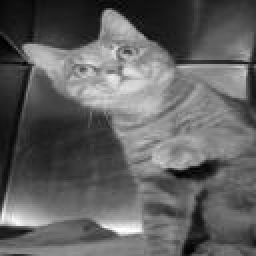
#> input picture week5/dataset/cat.109.jpg, 128 x 128 px (shown 2 times larger); its folder holds 4 pictures in this run
$ jupyter execute --allow-errors week5_cat_dog_classification.ipynb
#> lines starting #> are read from the running program, lines starting #| are printed output that depends on the picture
# Cat and Dog Classification - week 5
Classify images of cats and dogs using Histogram of Oriented Gradients (HOG) for feature extraction and Decision Tree, Random Forest, Linear Regression for classification and compair them.

[cell 1]
import os
import numpy as np
from skimage.io import imread
from skimage.color import rgb2gray
from skimage.feature import hog
from sklearn.model_selection import train_test_split, learning_curve
from sklearn.tree import DecisionTreeClassifier
from sklearn.ensemble import RandomForestClassifier
from sklearn.linear_model import LinearRegression
from sklearn.metrics import accuracy_score, confusion_matrix, ConfusionMatrixDisplay
import matplotlib.pyplot as plt

[cell 2]
# Load dataset
data_dir = './dataset'
images, labels = [], []

for file in os.listdir(data_dir):
    if file.endswith('.jpg'):
        img_path = os.path.join(data_dir, file)
        if file.startswith('cat'):
            labels.append(0)  # Cat
        elif file.startswith('dog'):
            labels.append(1)  # Dog
        else:
            continue

        img = imread(img_path)
#> img is the input picture: shape (128, 128, 3); min 0, max 255, mean 96.9
        img = rgb2gray(img)  # Convert to grayscale
#> img: shape (128, 128) float64
        images.append(img)

images = np.array(images)
labels = np.array(labels)
print('Images shape:', images.shape)
#| Images shape: (4, 128, 128)
print('Labels shape:', labels.shape)
#| Labels shape: (4,)
print(f'Number of cats: {np.sum(labels == 0)}')
print(f'Number of dogs: {np.sum(labels == 1)}')

[cell 3]
# Extract HOG features
hog_features = []
hog_images = []
for img in images:
    features, hog_img = hog(
        img,
        orientations=9,
        pixels_per_cell=(8, 8),
        cells_per_block=(2, 2),
        block_norm='L2-Hys',
        transform_sqrt=True,
        visualize=True
    )
    hog_features.append(features)
    hog_images.append(hog_img)

hog_features = np.array(hog_features)
hog_images = np.array(hog_images)
print('HOG features shape:', hog_features.shape)
#| HOG features shape: (4, 8100)
print('HOG images shape:', hog_images.shape)
#| HOG images shape: (4, 128, 128)

[cell 4]
# Split dataset into train and test
# TODO: First learn about input and output of train_test_split function, then pay attention to distribution of data.
# You may need to make data with equal number of dog and cat. What's your idea to do this?!

X_train, X_test, y_train, y_test, idx_train, idx_test = train_test_split(
    hog_features, labels, np.arange(len(labels)), test_size=0.2, random_state=42, stratify=labels
)
images_train = images[idx_train]
images_test = images[idx_test]
hog_images_train = hog_images[idx_train]
hog_images_test = hog_images[idx_test]

print('Training set shape:', X_train.shape)
#| Training set shape: (3, 8100)
print('Test set shape:', X_test.shape)
#| Test set shape: (1, 8100)
print(f'Training set - Cats: {np.sum(y_train == 0)}, Dogs: {np.sum(y_train == 1)}')
print(f'Test set - Cats: {np.sum(y_test == 0)}, Dogs: {np.sum(y_test == 1)}')

[cell 5]
# TODO: Train models using scikit learn
# Decision Tree
dt=DecisionTreeClassifier(max_depth=3,random_state=42)
dt.fit(X_train,y_train)
dt_pred=dt.predict(X_test)
dt_accuracy=accuracy_score(y_test,dt_pred)

# Random Forest
rf=RandomForestClassifier(100,max_depth=3,random_state=42)
rf.fit(X_train,y_train)
rf_pred=rf.predict(X_test)
rf_accuracy=accuracy_score(y_test,rf_pred)

# Linear Regression
lr=LinearRegression()
lr.fit(X_train,y_train)
lr_pred=lr.predict(X_test)
lr_pred=(lr_pred>=0.5).astype(int)
lr_accuracy=accuracy_score(y_test,lr_pred)

print(f'Decision Tree Accuracy: {dt_accuracy:.4f}')
print(f'Random Forest Accuracy: {rf_accuracy:.4f}')
print(f'Linear Regression Accuracy: {lr_accuracy:.4f}')

[cell 6]
# Compare models with confusion matrices
# TODO: first of all learn that what is confusion martice is then complete cell

fig, axes = plt.subplots(1, 3, figsize=(15, 5))

# Decision Tree
cm_dt = confusion_matrix(y_test, dt_pred)
#> (the rest of this cell did not finish here and is left out)

[cell 7]
# Learning curves
# TODO: like confusion cell, first learn what Learning curves is, then complete cell.
def plot_learning_curve(estimator, title, X, y, ax, train_sizes=np.linspace(0.1, 1.0, 5)):
    train_sizes, train_scores, test_scores = learning_curve(
        estimator, X, y, cv=5, n_jobs=-1, train_sizes=train_sizes, scoring='accuracy'
    )
    train_scores_mean = np.mean(train_scores, axis=1)
    test_scores_mean = np.mean(test_scores, axis=1)
    ax.plot(train_sizes, train_scores_mean, label='Training Accuracy')
    ax.plot(train_sizes, test_scores_mean, label='Cross-Validation Accuracy')
    ax.set_title(title)
    ax.set_xlabel('Training Examples')
    ax.set_ylabel('Accuracy')
    ax.legend(loc='best')
    ax.grid(True)

fig, axes = plt.subplots(1, 3, figsize=(15, 5))
# TODO: use plot_learning_curve function to show learning curve plots of all models.
#> (the rest of this cell did not finish here and is left out)

### It seams there is wrong with Linear Regression learning curve, Can you guess why?!

[cell 8]
# Visualize sample results
classes = ['cat', 'dog']
cat_indices = [idx for idx in idx_test if y_test[np.where(idx_test == idx)[0][0]] == 0]
dog_indices = [idx for idx in idx_test if y_test[np.where(idx_test == idx)[0][0]] == 1]
sample_indices = cat_indices[:min(5, len(cat_indices))] + dog_indices[:min(5, len(dog_indices))]

fig, axes = plt.subplots(len(sample_indices), 3, figsize=(12, 4 * len(sample_indices)))
for i, idx in enumerate(sample_indices):
    true_label = y_test[np.where(idx_test == idx)[0][0]]
    dt_pred_label = dt_pred[np.where(idx_test == idx)[0][0]]
    rf_pred_label = rf_pred[np.where(idx_test == idx)[0][0]]
    lr_pred_label = lr_pred[np.where(idx_test == idx)[0][0]]

    # Original image
    ax = axes[i, 0] if len(sample_indices) > 1 else axes[0]
    ax.imshow(images_test[np.where(idx_test == idx)[0][0]], cmap='gray')
    ax.set_title(f'True: {classes[true_label]}')
    ax.axis('off')

    # HOG image
    ax = axes[i, 1] if len(sample_indices) > 1 else axes[1]
    ax.imshow(hog_images_test[np.where(idx_test == idx)[0][0]], cmap='gray')
    ax.set_title('HOG')
    ax.axis('off')

    # Predictions
    ax = axes[i, 2] if len(sample_indices) > 1 else axes[2]
    ax.text(0.5, 0.5, f'DT: {classes[dt_pred_label]}\nRF: {classes[rf_pred_label]}\nLR: {classes[lr_pred_label]}',
            fontsize=12, ha='center', va='center')
    ax.set_title('Predictions')
    ax.axis('off')

plt.tight_layout()
plt.show()
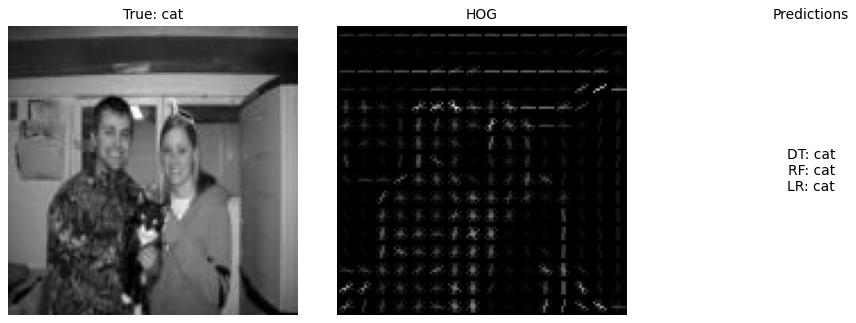
#> figure drawn by matplotlib, 2 panels
